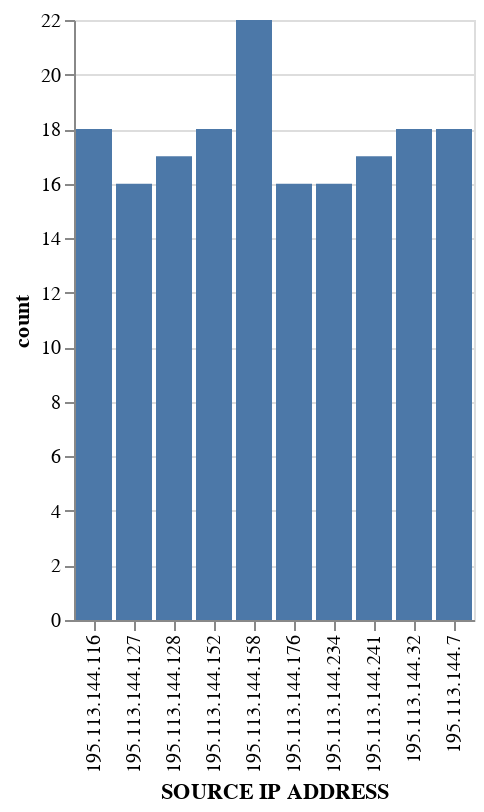

Notebook code for this chart:
### Code cell
from IPython.display import clear_output

from ipaddress import ip_address
import ipywidgets as widgets
import pandas as pd
import altair as alt
import pathlib

file_path = pathlib.Path("Task 1\\20240701_19-20_100l.csv")
dir_path = pathlib.Path().resolve()

csv_file = pd.read_csv(dir_path / file_path)
data: pd.DataFrame = pd.DataFrame(csv_file)

apply_changes_widget = widgets.Button(
    description='Apply changes',
    tooltip='Apply changes',
    disabled=False,
)

top_n_widget = widgets.Dropdown(
    options=['10', '20', '30', '40'],
    value='10',
    description='Top N stats',
    disabled=False,
)

src_dst_widget = widgets.ToggleButtons(
    options=['Received', 'Sent'],
    description='Direction:',
    disabled=False,
    button_style='info', # 'success', 'info', 'warning', 'danger' or ''
)

data_type_widget = widgets.ToggleButtons(
    options=['Bytes', 'Packets', 'Flows'],
    description='Data type:',
    disabled=False,
    button_style='info', # 'success', 'info', 'warning', 'danger' or ''
)

period_widget = widgets.IntSlider(
    min=0,
    max=60,
    value=30,
    step=5,
    description='Time range in minutes',
    disabled=False,
)

ipv4_start_widget = widgets.Text(
    value='0.0.0.0',
    description='Start IPv4 adress',
    disabled=False,
)

ipv4_end_widget = widgets.Text(
    value='255.255.255.255',
    description='End IPv4 adress',
    disabled=False,
)

ipv6_start_widget = widgets.Text(
    value='0:0:0:0:0:0:0:0',
    description='Start IPv6 adress',
    disabled=False,
)

ipv6_end_widget = widgets.Text(
    value='ffff:ffff:ffff:ffff:ffff:ffff:ffff:ffff',
    description='End IPv6 adress',
    disabled=False,
)

ui_widgets = [
              top_n_widget, src_dst_widget, data_type_widget, 
              period_widget, ipv4_start_widget, ipv4_end_widget, 
              ipv6_start_widget, ipv6_end_widget, apply_changes_widget]

def try_convert(x):
    try:
        return int(ip_address(x))
    except Exception as err:
        return 0

def process_by_type(g_src_dst, g_data_type, top_n_n, curr_data):
    if g_data_type == "FLOWS":
        processed_data = curr_data.groupby(g_src_dst)[g_src_dst].count().reset_index(name='count').nlargest(top_n_n, columns='count')

    else:
        processed_data = curr_data[[g_src_dst, g_data_type]].groupby(g_src_dst).sum().reset_index().nlargest(top_n_n, columns=g_data_type)
    return processed_data

def process_by_ip_range(g_src_dst, ipv4_start_str, ipv4_end_str, ipv6_start_str ,ipv6_end_str):
    ipv4_start_int = int(ip_address(ipv4_start_str))
    ipv4_end_int = int(ip_address(ipv4_end_str))
    ipv6_start_int = int(ip_address(ipv6_start_str))
    ipv6_end_int = int(ip_address(ipv6_end_str))

    return data.loc[
        data[g_src_dst].apply(try_convert).between(ipv4_start_int, ipv4_end_int)
    ]

def get_traffic_data(g_src_dst, g_data_type, top_n, time_period, ipv4_start_str, ipv4_end_str, ipv6_start_str, ipv6_end_str):
    processed_data = process_by_ip_range(g_src_dst, ipv4_start_str, ipv4_end_str, ipv6_start_str, ipv6_end_str)

    print(processed_data[g_src_dst])
    processed_data = process_by_type(g_src_dst, g_data_type, top_n, processed_data)
    
    print(processed_data[g_src_dst])
    return alt.Chart(processed_data).mark_bar().encode(
        x=processed_data.columns[0],
        y=processed_data.columns[1],
    )


def on_change(v):
    clear_output(wait=True)
    
    if src_dst_widget.value == 'Received':
        g_src_dst = "SOURCE IP ADDRESS"
    else:
        g_src_dst = "DESTINATION IP ADDRESS"

    if data_type_widget.value == "Bytes":
        g_data_type = "BYTES"
    elif data_type_widget.value == "Packets":
        g_data_type = "PACKETS"
    elif data_type_widget.value == "Flows":
        g_data_type = "FLOWS"
    
    graph = get_traffic_data(g_src_dst, g_data_type, 
                             int(top_n_widget.value), int(period_widget.value),
                             ipv4_start_widget.value,ipv4_end_widget.value, 
                             ipv6_start_widget.value,ipv6_end_widget.value
                             )

    for ui_widget in ui_widgets:
        display(ui_widget)
    display(graph)

apply_changes_widget.on_click(on_change)
for ui_widget in ui_widgets:
    display(ui_widget)

### Figure 1 — Vega-Lite specification as saved in the notebook (floating-point values rounded to 4 significant figures)
{"config": {"view": {"continuousWidth": 300, "continuousHeight": 300}}, "data": {"name": "data-8e857f0b8d5fc815900cf14bcffb7d2e"}, "mark": {"type": "bar"}, "encoding": {"x": {"field": "SOURCE IP ADDRESS", "type": "nominal"}, "y": {"field": "count", "type": "quantitative"}}, "$schema": "https://vega.github.io/schema/vega-lite/v5.20.1.json", "datasets": {"data-8e857f0b8d5fc815900cf14bcffb7d2e": [{"SOURCE IP ADDRESS": "195.113.144.158", "count": 22}, {"SOURCE IP ADDRESS": "195.113.144.116", "count": 18}, {"SOURCE IP ADDRESS": "195.113.144.152", "count": 18}, {"SOURCE IP ADDRESS": "195.113.144.32", "count": 18}, {"SOURCE IP ADDRESS": "195.113.144.7", "count": 18}, {"SOURCE IP ADDRESS": "195.113.144.128", "count": 17}, {"SOURCE IP ADDRESS": "195.113.144.241", "count": 17}, {"SOURCE IP ADDRESS": "195.113.144.127", "count": 16}, {"SOURCE IP ADDRESS": "195.113.144.176", "count": 16}, {"SOURCE IP ADDRESS": "195.113.144.234", "count": 16}]}}
